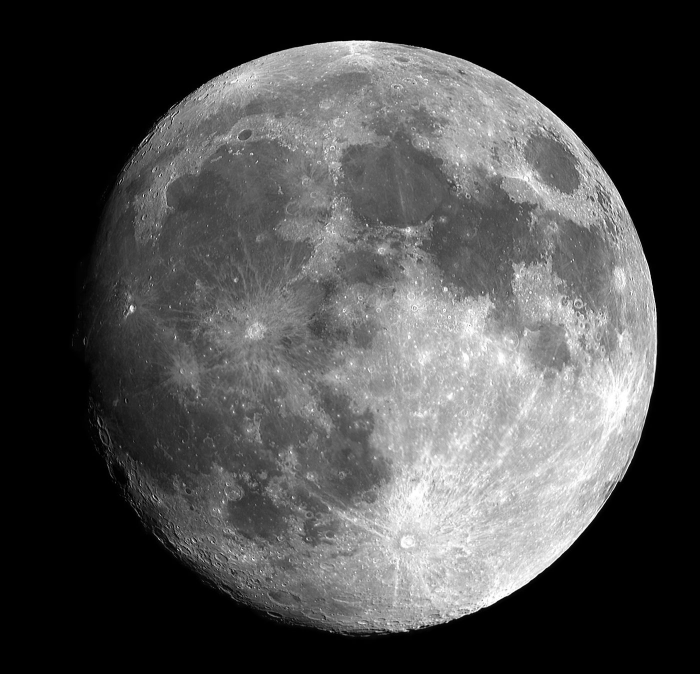
#> input picture moon/assets/source-full-moon.jpg, 1400 x 1347 px, found by its file name (shown at 1/2 size)
$ python make_texture2.py
#> lines starting #> are read from the running program, lines starting #| are printed output that depends on the picture; long printed decimals are rounded
from PIL import Image, ImageFilter
import numpy as np, os

SRC = r"E:\zy\moon\assets\source-full-moon.jpg"
OUT = r"E:\zy\moon\assets\moon-900.jpg"

im = Image.open(SRC).convert("RGB")
#> im is the input picture: PIL image 1400x1347 RGB; min 0, max 255, mean 75.9
cx, cy = 729.0, 676.0
r = 584.0

box = (int(round(cx - r)), int(round(cy - r)), int(round(cx + r)), int(round(cy + r)))
crop = im.crop(box)
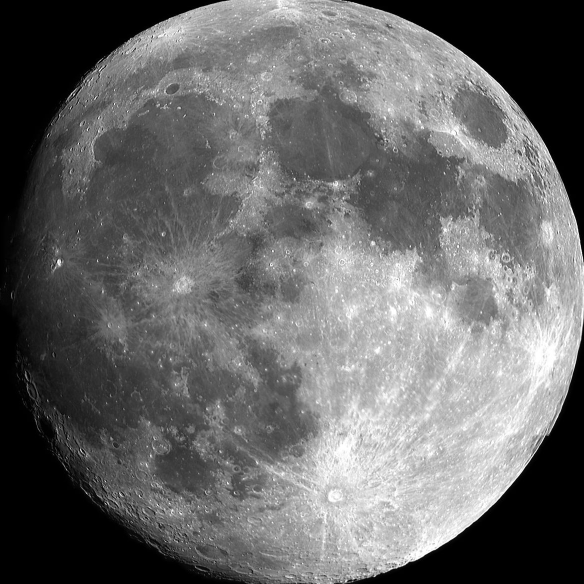
#> crop: PIL image 1168x1168 RGB (shown at 1/2 size); min 0, max 255, mean 104.6
print("crop", box, crop.size)
#| crop (145, 92, 1313, 1260) (1168, 1168)

size = 900
tex = crop.resize((size, size), Image.LANCZOS)
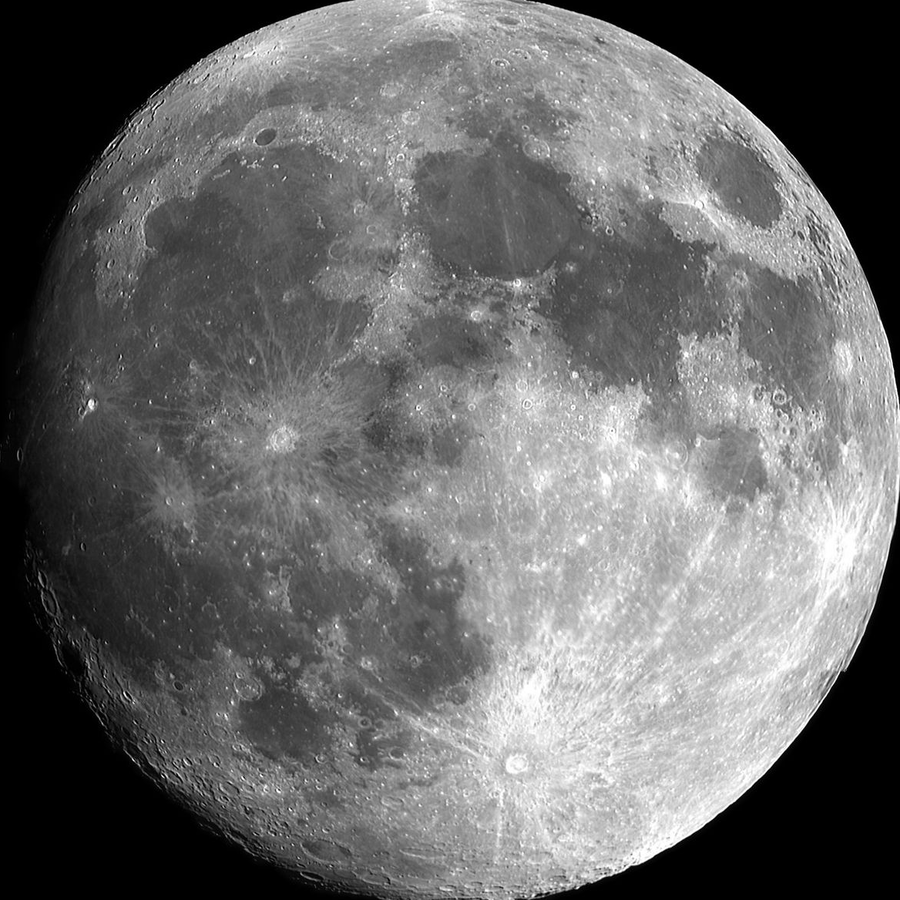
#> tex: PIL image 900x900 RGB; min 0, max 255, mean 104.6
tex = tex.filter(ImageFilter.UnsharpMask(radius=2.2, percent=55, threshold=2))

a = np.asarray(tex).astype(np.float32) / 255.0
a = np.where(a > 0.82, 0.82 + (a - 0.82) * 0.55, a)
a = np.clip((a - 0.02) * 1.06, 0, 1)

out = Image.fromarray((a * 255).astype(np.uint8))

yy, xx = np.mgrid[0:size, 0:size]
rr = np.sqrt((xx - size / 2) ** 2 + (yy - size / 2) ** 2) / (size / 2)
arr = np.asarray(out).copy()
arr[rr > 1.0] = 0
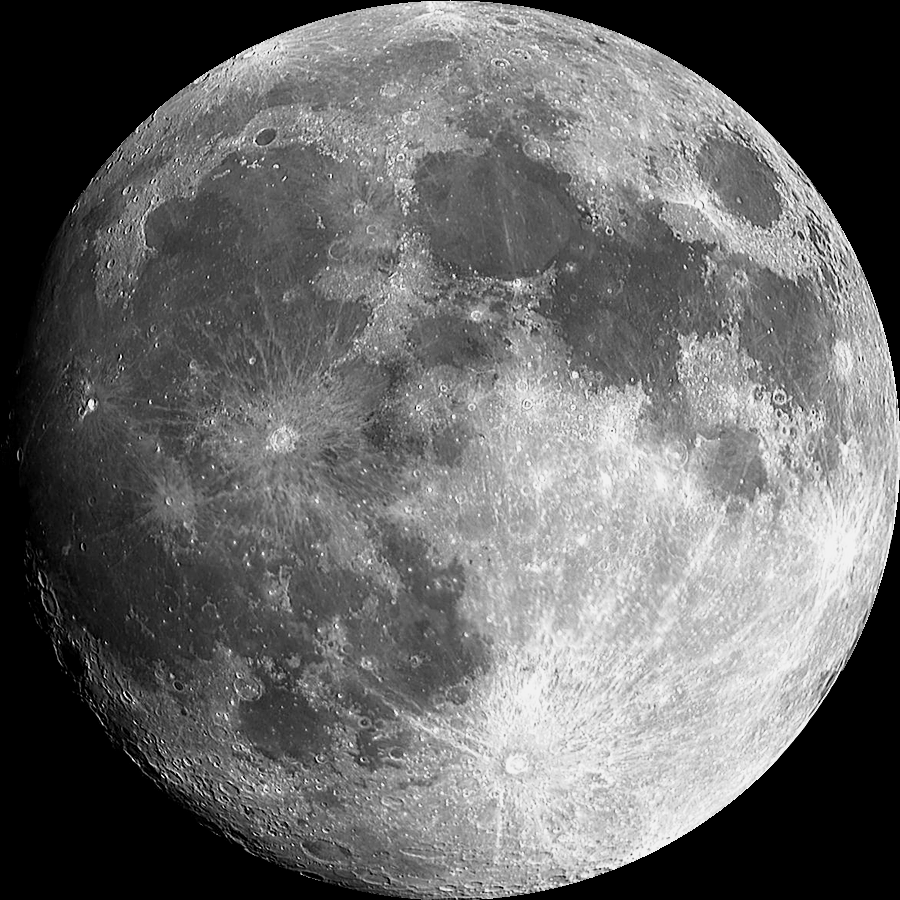
#> arr: shape (900, 900, 3); min 0, max 242, mean 103.7
out = Image.fromarray(arr)

out.save(OUT, quality=86, optimize=True, progressive=True)
print("saved", OUT, "bytes", os.path.getsize(OUT))
print("mean inside", arr[rr < 0.9].mean(), "max", arr.max())
#| mean inside 132.480 max 242
